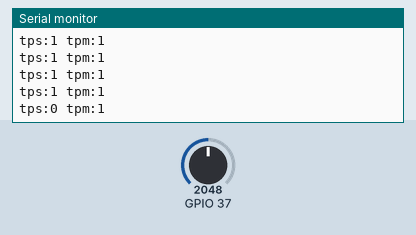
Recording of a sketch running on a simulated ESP32. Shown: the last lines printed to the serial monitor. Inputs (shaded band) come from the test bench; at power-on: GPIO 37 = 2048.

Above: at 1.2 s.
1.3 s: GPIO 37 set to 491
At 1.43 s:
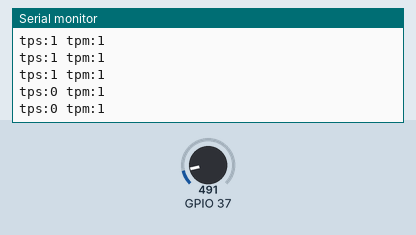
2.8 s: GPIO 37 set to 1228
At 2.93 s:
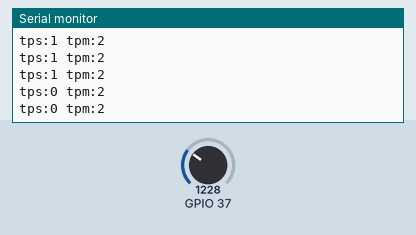
Timing chart, 0 to 5.8 s (numbered marks = the images above; inputs shaded):
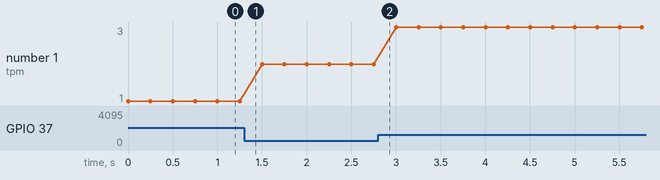

Measured:
- plotted number 1: 1 → 2 after the input at 1.3 s, 2 → 3 after the input at 2.8 s

The sketch:

VibeSensorTest.ino
```cpp
//#include <Adafruit_TinyUSB.h>
#include <Servo.h>


long nextPrint;
long nextReading;
int ticks;
int reading;
int side;
int last4[4];
int valNum;
int lastMin[240];
int minIndex;

void setup()
{
  Serial.begin(9600);
  while (!Serial); //wait for serial to begin
  Serial.println("Serial Begin:");


  nextPrint = millis();
  nextReading = millis();

  side=0;
  ticks=0;
}

void loop()
{

  if(millis() >= nextReading)
  {
    reading = analogRead(A1);
    //Serial.printf("Vibration:%d ", reading);
    //Serial.printf("Ref:1000 ");
    //Serial.printf("Min:0\n");

    if((side==0&&reading>500))
    {
      ticks++;
      side=1;
    }
    else if((side==1&&reading<500))
    {
      ticks++;
      side=0;
    }

    nextReading = millis()+1;
  }

  if(millis() >= nextPrint)
  {
    last4[valNum%4] = ticks;
    valNum++;
    lastMin[minIndex%240] = ticks;
    minIndex++;
    int meantps = (last4[0]+last4[1]+last4[2]+last4[3]);
    int tpm = 0;
    for(int i=0; i<240; i++)
    {
      tpm += lastMin[i];
    }

    Serial.printf("tps:%d tpm:%d\n", meantps, tpm);
    nextPrint = millis()+250;
    ticks=0;
  }
}
```
